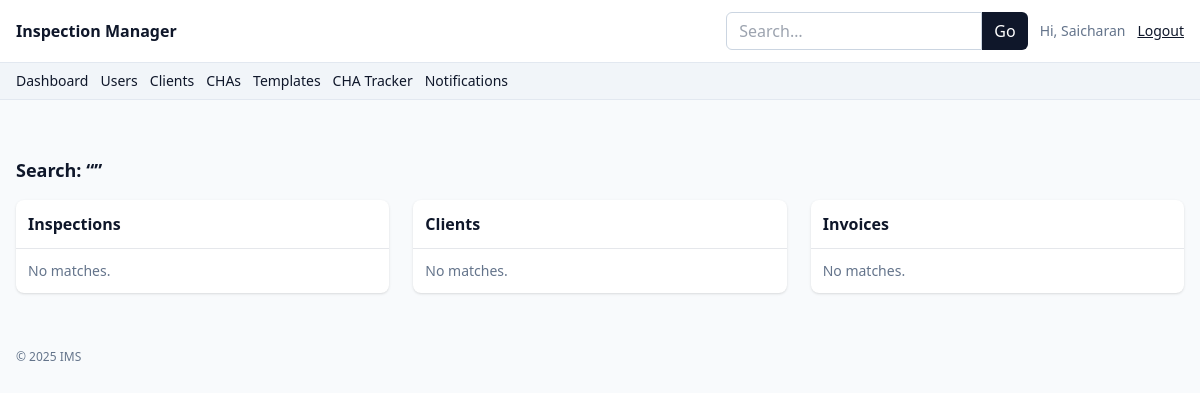
/search (signed in), run on an earlier commit of the app's database.
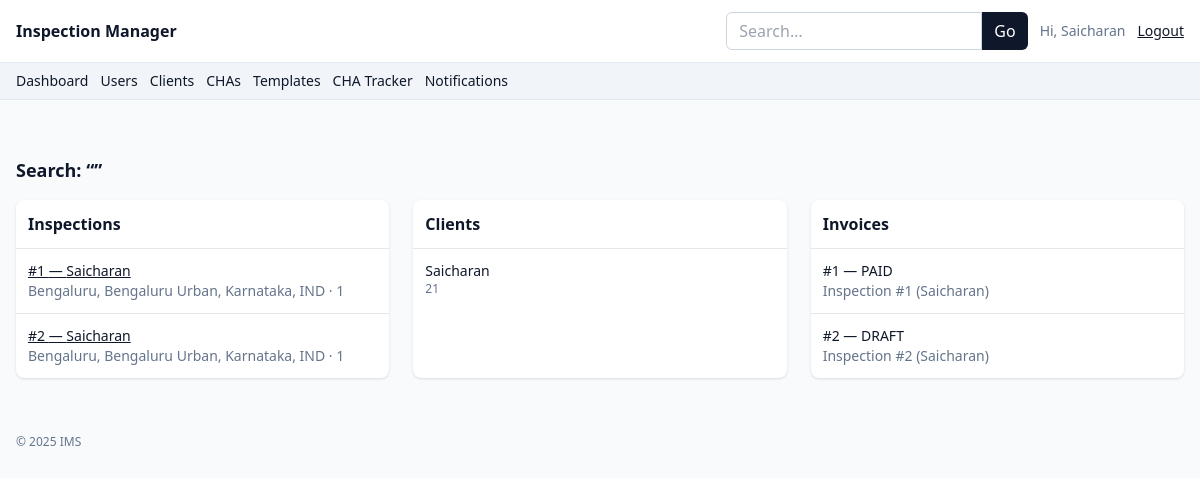
And on a later commit of the database.
### app.py (models this page shows)
class Client(db.Model):
    __tablename__ = "client"
    id = db.Column(db.Integer, primary_key=True)
    name = db.Column(db.String(160), nullable=False)
    gst_number = db.Column(db.String(40))
    billing_address = db.Column(db.Text)

class Inspection(db.Model):
    __tablename__ = "inspection"
    id = db.Column(db.Integer, primary_key=True)
    date = db.Column(db.DateTime, nullable=False, default=datetime.utcnow)
    client_id = db.Column(db.Integer, db.ForeignKey("client.id"))
    client = db.relationship("Client")
    location = db.Column(db.String(200))
    asset = db.Column(db.String(200))
    status = db.Column(db.String(40), default=InspectionStatus.PENDING)
    engineer_id = db.Column(db.Integer, db.ForeignKey("user.id"))
    engineer = db.relationship("User")
    cha_id = db.Column(db.Integer, db.ForeignKey("cha.id"))
    cha = db.relationship("CHA")
    created_at = db.Column(db.DateTime, default=datetime.utcnow)

class Invoice(db.Model):
    __tablename__ = "invoice"
    id = db.Column(db.Integer, primary_key=True)
    inspection_id = db.Column(db.Integer, db.ForeignKey("inspection.id"), unique=True)
    inspection = db.relationship("Inspection", backref=db.backref("invoice", uselist=False))
    fee = db.Column(db.Float, default=0.0)
    tax_pct = db.Column(db.Float, default=18.0)
    total = db.Column(db.Float, default=0.0)
    status = db.Column(db.String(20), default=InvoiceStatus.DRAFT)
    notes = db.Column(db.Text)

### app.py (the view)
@app.route("/search")
@role_required(Role.ADMIN, Role.ENGINEER, Role.ACCOUNTANT)
def global_search():
    q = request.args.get("q", "")
    like = f"%{q}%"
    inspections = Inspection.query.join(Client).filter(
        or_(Client.name.ilike(like), Inspection.location.ilike(like), Inspection.asset.ilike(like))
    ).all()
    clients = Client.query.filter(Client.name.ilike(like)).all()
    invoices = Invoice.query.join(Inspection).join(Client).filter(Client.name.ilike(like)).all()
    return render_template("search_results.html", q=q, inspections=inspections, clients=clients, invoices=invoices)

### app.py (called while the page is built)
def role_required(*roles):
    def deco(fn):
        from functools import wraps
        @wraps(fn)
        def wrap(*a, **kw):
            if not session.get("user_id"):
                flash("Please login.", "warning")
                return redirect(url_for("login"))
            if roles and session.get("role") not in roles:
                flash("Unauthorized.", "danger")
                return redirect(url_for("dashboard"))
            return fn(*a, **kw)
        return wrap
    return deco

@app.context_processor
def inject_globals():
    return dict(
        Role=Role, InspectionStatus=InspectionStatus, InvoiceStatus=InvoiceStatus,
        ReportStatus=ReportStatus, CommissionStatus=CommissionStatus, now=datetime.utcnow, User=User
    )

### templates/search_results.html (shortened to what this page needs)
{% extends "base.html" %}
{% block content %}
<h1 class="text-lg font-semibold mb-4">Search: “{{ q }}”</h1>
<div class="grid md:grid-cols-3 gap-6">
    <div class="bg-white rounded-lg shadow">
        <div class="p-3 border-b font-semibold">Inspections</div>
        <ul class="divide-y text-sm">
            {% for i in inspections %}
            <li class="p-3"><a class="underline" href="{{ url_for('inspection_detail', inspection_id=i.id) }}">#{{ i.id
                    }} — {{ i.client.name if i.client else '—' }}</a>
                <div class="text-slate-500">{{ i.location }} · {{ i.asset }}</div>
            </li>
            {% else %}<li class="p-3 text-slate-500">No matches.</li>{% endfor %}
        </ul>
    </div>
    <div class="bg-white rounded-lg shadow">
        <div class="p-3 border-b font-semibold">Clients</div>
        <ul class="divide-y text-sm">
            {% for c in clients %}
            <li class="p-3">{{ c.name }}<div class="text-slate-500 text-xs">{{ c.gst_number }}</div>
            </li>
            {% else %}<li class="p-3 text-slate-500">No matches.</li>{% endfor %}
        </ul>
    </div>
    <div class="bg-white rounded-lg shadow">
        <div class="p-3 border-b font-semibold">Invoices</div>
        <ul class="divide-y text-sm">
            {% for inv in invoices %}
            <li class="p-3">#{{ inv.id }} — {{ inv.status }}<div class="text-slate-500">Inspection #{{ inv.inspection_id
                    }} ({{ inv.inspection.client.name if inv.inspection.client else '—' }})</div>
            </li>
            {% else %}<li class="p-3 text-slate-500">No matches.</li>{% endfor %}
        </ul>
    </div>
</div>
{% endblock %}

### templates/base.html (shortened to what this page needs)
<!doctype html>
<html lang="en">
<head>
    <script src="https://cdn.tailwindcss.com"></script>
</head>
<body class="bg-slate-50 text-slate-900">
    <nav class="bg-white border-b border-slate-200">
        <div class="mx-auto max-w-7xl px-4 py-3 flex items-center justify-between">
            <a href="{{ url_for('dashboard') }}" class="font-semibold">Inspection Manager</a>
            <div class="flex items-center gap-3">
                {% if session.get('user_id') %}
                <form action="{{ url_for('global_search') }}" method="get" class="hidden md:flex">
                    <input name="q" value="{{ request.args.get('q','') }}" placeholder="Search…"
                        class="rounded-l-md border border-slate-300 px-3 py-1.5 focus:outline-none focus:ring w-64">
                    <button class="rounded-r-md bg-slate-900 text-white px-3">Go</button>
                </form>
                <span class="text-sm text-slate-500">Hi, {{ session.get('user_name') }}</span>
                <a class="text-sm underline" href="{{ url_for('logout') }}">Logout</a>
                {% else %}
                <a class="text-sm underline" href="{{ url_for('login') }}">Login</a>
                {% endif %}
            </div>
        </div>
    </nav>
    {% if session.get('user_id') %}
    <div class="bg-slate-100 border-b border-slate-200">
        <div class="mx-auto max-w-7xl px-4 py-2 flex flex-wrap gap-3 text-sm">
            <a class="hover:underline" href="{{ url_for('dashboard') }}">Dashboard</a>
            {% if session.get('role') == Role.ADMIN %}
            <a class="hover:underline" href="{{ url_for('users_admin') }}">Users</a>
            <a class="hover:underline" href="{{ url_for('clients_list') }}">Clients</a>
            <a class="hover:underline" href="{{ url_for('chas_list') }}">CHAs</a>
            <a class="hover:underline" href="{{ url_for('templates_mgmt') }}">Templates</a>
            {% endif %}
            {% if session.get('role') in [Role.ADMIN, Role.ACCOUNTANT] %}
            <a class="hover:underline" href="{{ url_for('cha_tracker') }}">CHA Tracker</a>
            {% endif %}
            <a class="hover:underline" href="{{ url_for('notifications') }}">Notifications</a>
        </div>
    </div>
    {% endif %}
    <div class="mx-auto max-w-7xl px-4 py-4 space-y-2">
    </div>
    <main class="mx-auto max-w-7xl px-4 py-6">{% block content %}{% endblock %}</main>
    <footer class="mx-auto max-w-7xl px-4 py-8 text-xs text-slate-500">
        &copy; {{ now().year }} IMS
    </footer>
</body>
</html>

What changed in the data, as far as the page shows it:
added Client: get "Saicharan", name "Saicharan", gst_number "21"
added Inspection: id "1", client "Saicharan", location "Bengaluru, Bengaluru Urban, Karnataka, IND", asset "1"
added Inspection: id "2", client "Saicharan", location "Bengaluru, Bengaluru Urban, Karnataka, IND", asset "1"
added Invoice: id "1", status "PAID", inspection_id "1", inspection.client "Saicharan"
added Invoice: id "2", status "DRAFT", inspection_id "2", inspection.client "Saicharan"
Also different on the page:
{{ session.get('user_name') }}: "Saicharan" → (not shown)
text no longer shown: "No matches. No matches. No matches."
